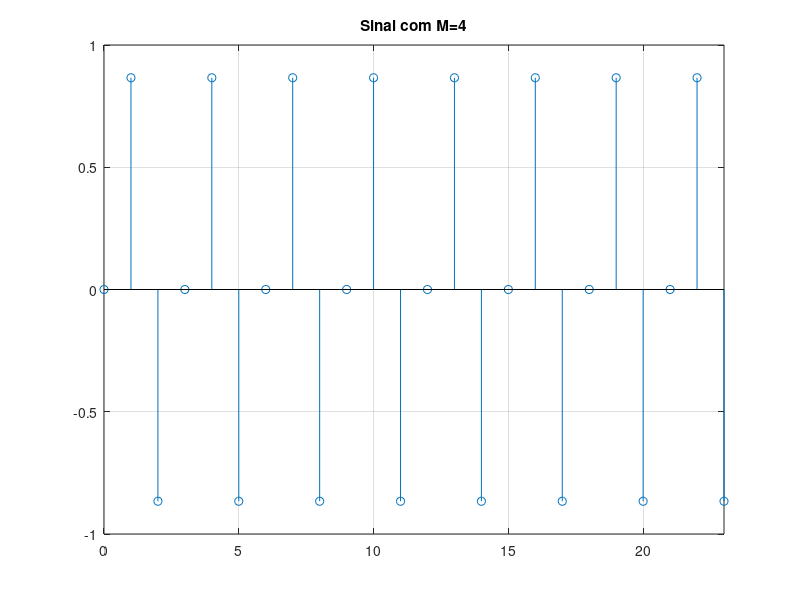
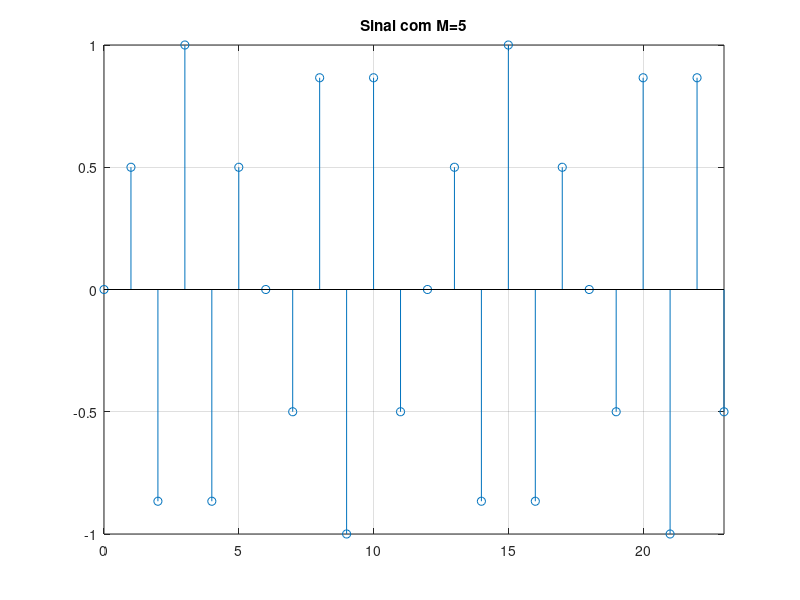
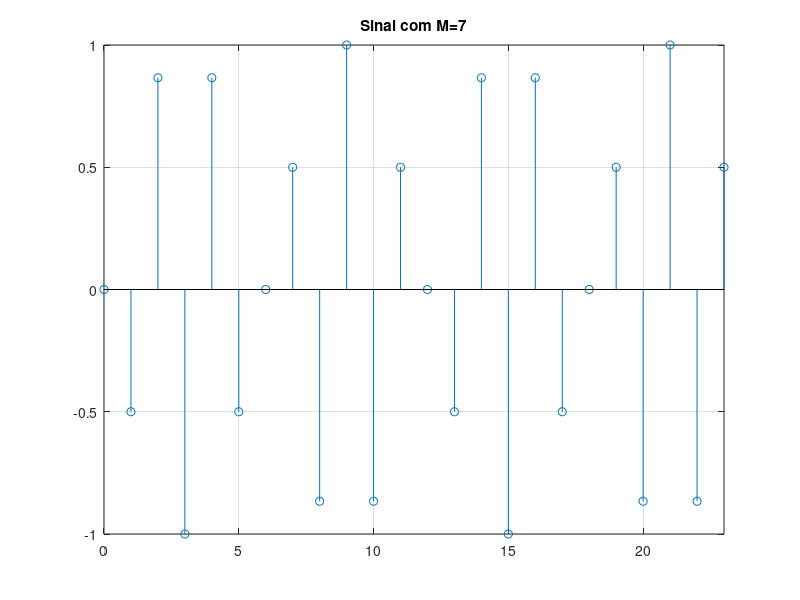
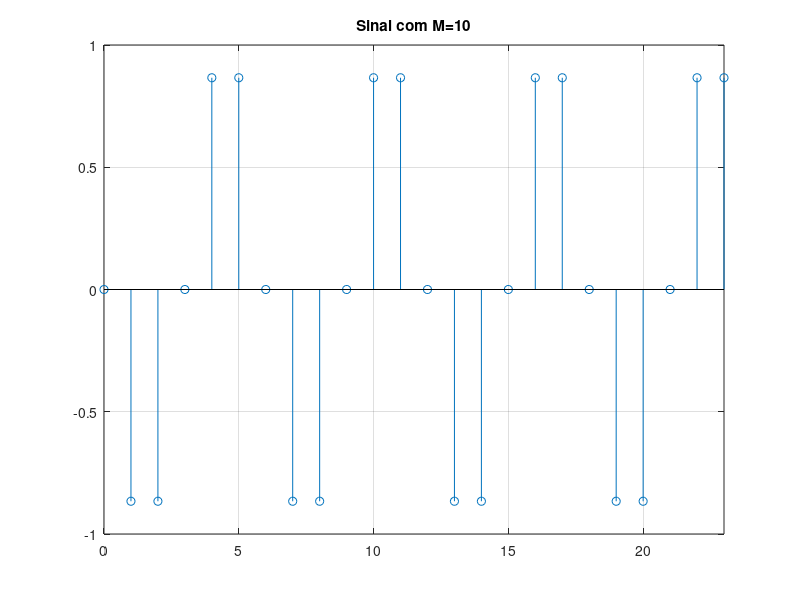

Reproduce these figures in MATLAB, in order.
clear
clc
close all
N = 12;
n = linspace(0, 2*N-1, 2*N);

figure(1)
clf
M = 4;
stem(n, sin(2*pi*M*n/N));
xlim([0,2*N-1]);
ylim=[-1.1, 1.1];
grid on;
title('Sinal com M=4');


figure(2)
clf;
M = 5;
stem(n, sin(2*pi*M*n/N));
xlim([0,2*N-1]);
ylim=[-1.1, 1.1];
grid on;
title('Sinal com M=5');

figure(3)
clf;
M = 7;
stem(n, sin(2*pi*M*n/N));
xlim([0,2*N-1]);
ylim=[-1.1, 1.1];
grid on;
title('Sinal com M=7');

figure(4)
clf;
M = 10;
stem(n, sin(2*pi*M*n/N));
xlim([0,2*N-1]);
ylim=[-1.1, 1.1];
grid on
title('Sinal com M=10');
